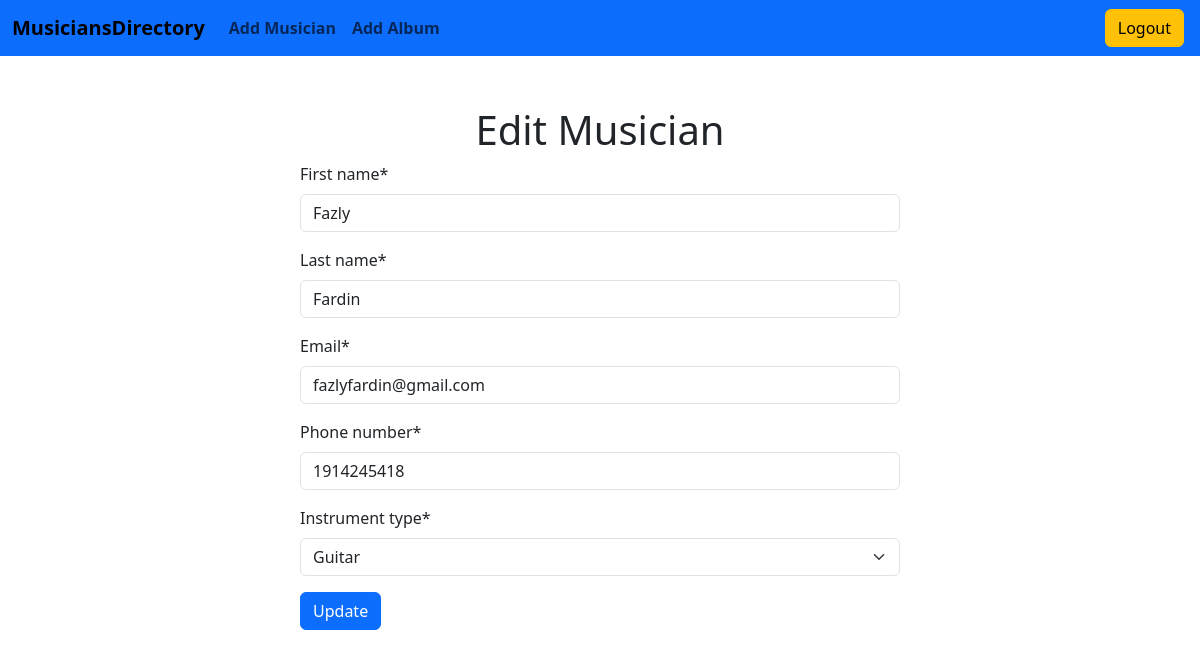
/musician/edit/4 (signed in), run on the app's committed database.
### musician/models.py (models this page shows, shortened)
class Musician(models.Model):
    first_name = models.CharField(max_length=50)
    last_name = models.CharField(max_length=50)
    email = models.EmailField()
    phone_number = models.CharField(max_length=12)
    choices = (
        ('Guitar', 'Guitar'),
        ('Drums', 'Drums'),
        ('Bass', 'Bass'),
        ('Keyboard', 'Keyboard'),
    )
    instrument_type = models.CharField(max_length=100,choices=choices)

### musician/views.py (the view)
# urls.py: path('edit/<int:id>',views.MusicianEditView.as_view(), name = 'edit_musician'),
@method_decorator(login_required,name = 'dispatch')
class MusicianEditView(UpdateView):
    model = Musician
    form_class = MusicianForm
    template_name = 'musician/edit_musician.html'
    pk_url_kwarg = 'id'
    success_url = reverse_lazy('home')

### musician/forms.py
class MusicianForm(forms.ModelForm):
    class Meta:
        model = Musician
        fields = '__all__'

### musician/templates/musician/edit_musician.html (shortened to what this page needs)
{% extends 'base.html' %}
{% load crispy_forms_tags %}
{% block content %}
<form method = 'post' style="width: 50%; margin: auto; margin-top: 50px;">
    <h1 class="text-center">Edit Musician</h1>
    {{form | crispy}}
    <input type="submit" value="Update" class="btn btn-primary">
</form>
{% endblock content %}

### data on the page
Musician: first_name "Fazly", last_name "Fardin", email "fazlyfardin@gmail.com", phone_number "1914245418", instrument_type "Guitar"
